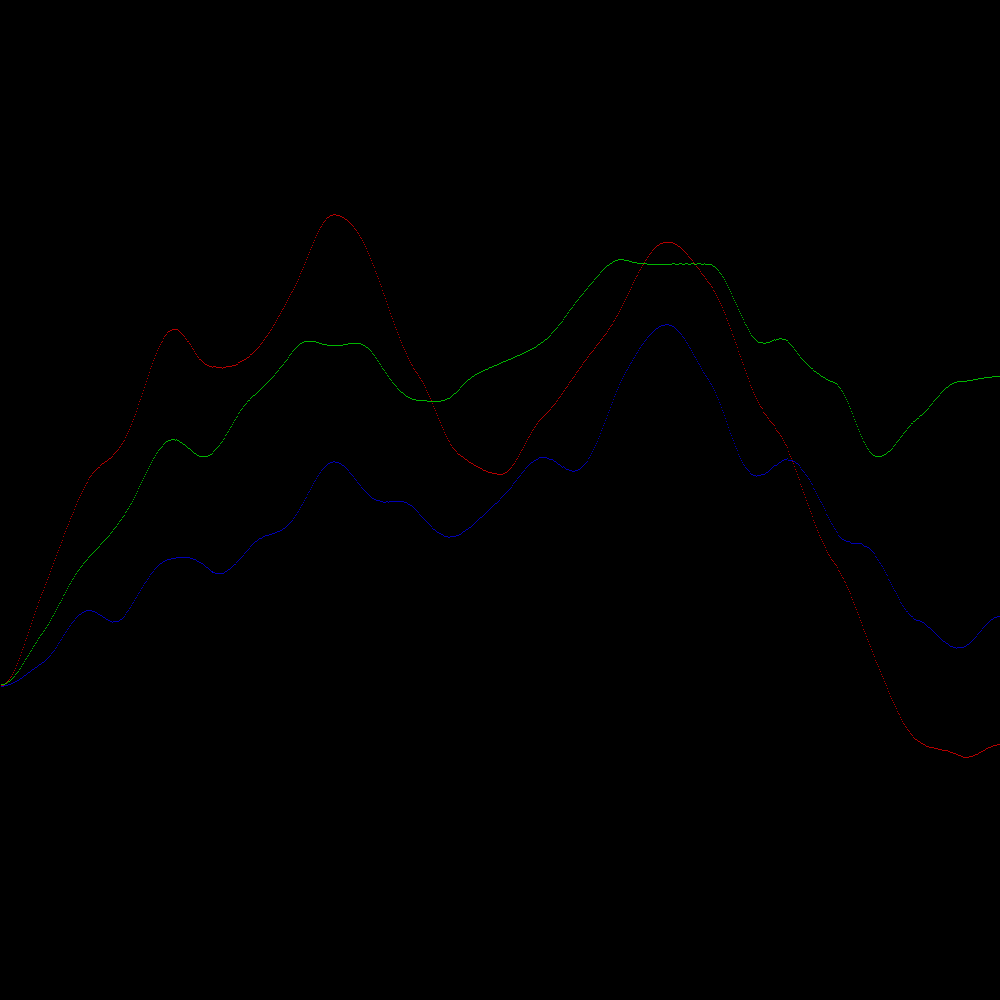
Frame 1 (no input)
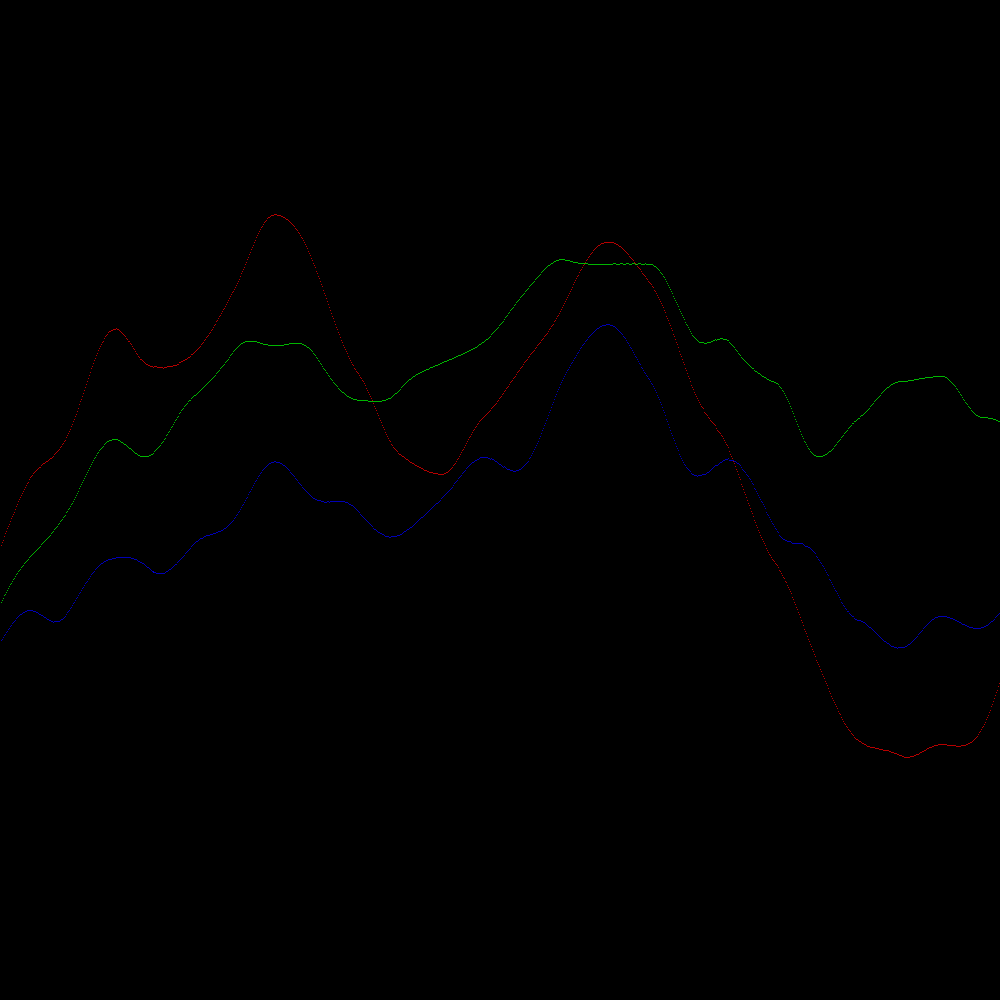
Frame 60 (the mouse pressed at the canvas centre just before this capture)
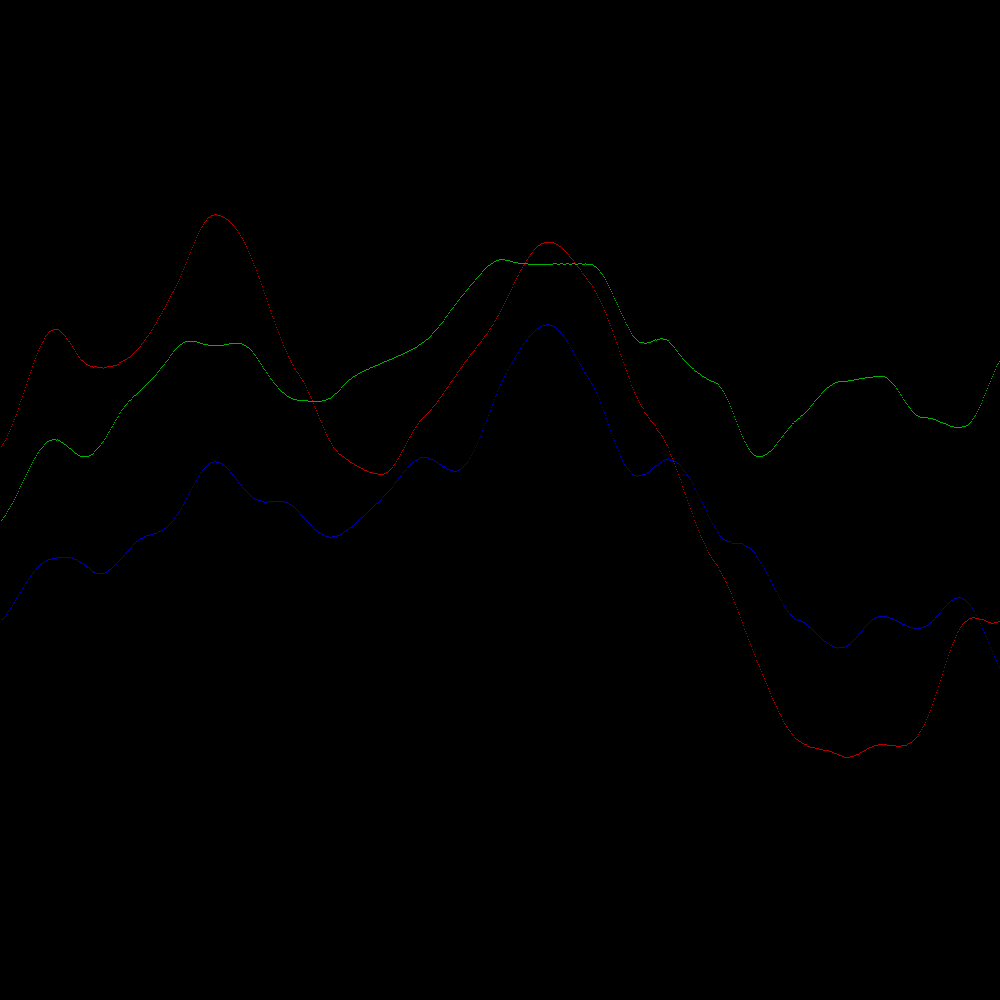
Frame 120 (the mouse held since frame 60 and released just before this capture)

The Processing sketch that drew these frames (run headless with seeded random() and noise(); from frame 60 on, the mouse is pressed at the canvas centre):

// Processing sketch: PerlinGraph
// ── PerlinGraph.pde
float shift, inc, x1, x2, x3, y1, y2, y3;
void setup(){
  shift = 0;
  inc = .003;
  size(1000,1000);
  x1 = width/4;
  x2 = width/2;
  x3 = width*3/4;
  y1 = random(height);
  y2 = random(height);
  y3 = random(height);
  frameRate(600);
  stroke(255);
  strokeWeight(1);
}

void draw(){
  background(0);
  noiseSeed(30);
  stroke(255,0,0);
  for(int x = 1;x <= width;x++){
    point(x,noise(shift+inc*x)*height);
  }
  noiseSeed(10);
  stroke(0,255,0);
  for(int x = 1;x <= width;x++){
    point(x,noise(shift+inc*x)*height);
  }
  noiseSeed(20);
  stroke(0,0,255);
  for(int x = 1;x <= width;x++){
    point(x,noise(shift+inc*x)*height);
  }
  shift+=inc;
}
